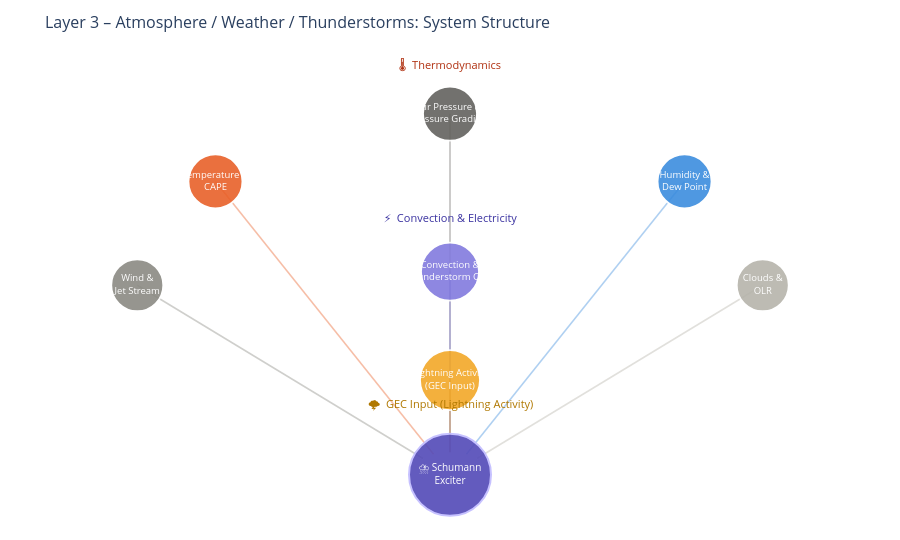

Source (notebook cell):
### Markdown cell above
---
## 1. System Structure: The Elements of Layer 3

### Code cell
elements = [
    {'name': 'Air Pressure &<br>Pressure Gradient', 'x': 0.50, 'y': 0.92, 'color': '#5F5E5A', 'sz': 54},
    {'name': 'Temperature &<br>CAPE',          'x': 0.20, 'y': 0.77, 'color': '#E85D24', 'sz': 54},
    {'name': 'Humidity &<br>Dew Point',         'x': 0.80, 'y': 0.77, 'color': '#378ADD', 'sz': 54},
    {'name': 'Wind &<br>Jet Stream',            'x': 0.10, 'y': 0.54, 'color': '#888780', 'sz': 52},
    {'name': 'Convection &<br>Thunderstorm Cells', 'x': 0.50, 'y': 0.57, 'color': '#7F77DD', 'sz': 58},
    {'name': 'Clouds &<br>OLR',               'x': 0.90, 'y': 0.54, 'color': '#B4B2A9', 'sz': 52},
    {'name': 'Lightning Activity<br>(GEC Input)', 'x': 0.50, 'y': 0.33, 'color': '#F2A623', 'sz': 60},
]
core = {'x': 0.50, 'y': 0.12}

fig = go.Figure()
for el in elements:
    dx = core['x'] - el['x']; dy = core['y'] - el['y']
    dist = math.sqrt(dx**2 + dy**2)
    t = 0.05 / dist
    fig.add_trace(go.Scatter(
        x=[el['x'], core['x'] - dx*t], y=[el['y'], core['y'] - dy*t],
        mode='lines', line=dict(color=el['color'], width=1.6), opacity=0.4,
        showlegend=False, hoverinfo='skip'
    ))

fig.add_trace(go.Scatter(
    x=[core['x']], y=[core['y']], mode='markers+text',
    marker=dict(size=82, color='#534AB7', opacity=0.90, line=dict(color='#C0BBFF', width=2)),
    text=['⛈️ Schumann<br>Exciter'], textposition='middle center',
    textfont=dict(size=10, color='white'), showlegend=False, hoverinfo='skip'
))
for el in elements:
    fig.add_trace(go.Scatter(
        x=[el['x']], y=[el['y']], mode='markers+text',
        marker=dict(size=el['sz'], color=el['color'], opacity=0.88,
                    line=dict(color='white', width=1.8)),
        text=[el['name']], textposition='middle center',
        textfont=dict(size=9.5, color='white'), showlegend=False,
        hovertemplate=el['name'].replace('<br>',' ') + '<extra></extra>'
    ))

for txt, px, py, col in [
    ('🌡️  Thermodynamics',             0.50, 1.00, '#B03010'),
    ('⚡  Convection & Electricity',   0.50, 0.65, '#3A32A0'),
    ('🌩️  GEC Input (Lightning Activity)', 0.50, 0.23, '#B07800'),
]:
    fig.add_annotation(x=px, y=py, text=txt, showarrow=False,
                       xref='paper', yref='paper', font=dict(size=11, color=col))

# Layer-Kontext
ctx_parts = []
if layer2: ctx_parts.append(f'L2: {layer2["level"].upper()}  Thunder-Trigger: {l2_thunder}')
if layer1: ctx_parts.append(f'L1: {layer1["level"].upper()}')
if layer0: ctx_parts.append(f'L0: {layer0["level"].upper()}  Driver: {layer0.get("dominant_driver","–")}')
if ctx_parts:
    fig.add_annotation(x=0.5, y=0.02, text='  |  '.join(ctx_parts), showarrow=False,
                       xref='paper', yref='paper', font=dict(size=10, color='#888780'))

fig.update_layout(
    title=dict(text='Layer 3 – Atmosphere / Weather / Thunderstorms: System Structure', font=dict(size=16)),
    xaxis=dict(showgrid=False, zeroline=False, visible=False, range=[-0.05, 1.05]),
    yaxis=dict(showgrid=False, zeroline=False, visible=False, range=[0.02, 1.05]),
    plot_bgcolor='rgba(0,0,0,0)', paper_bgcolor='rgba(0,0,0,0)',
    height=540, margin=dict(l=20, r=20, t=55, b=20)
)
fig.show()

### Figure 1 — Plotly figure (JSON) as saved in the notebook; plotly's stock layout.template omitted (floating-point values rounded to 4 significant figures)
{"data": [{"hoverinfo": "skip", "line": {"color": "#5F5E5A", "width": 1.6}, "mode": "lines", "opacity": 0.4, "showlegend": false, "type": "scatter", "x": [0.5, 0.5], "y": [0.92, 0.17]}, {"hoverinfo": "skip", "line": {"color": "#E85D24", "width": 1.6}, "mode": "lines", "opacity": 0.4, "showlegend": false, "type": "scatter", "x": [0.2, 0.479], "y": [0.77, 0.1654]}, {"hoverinfo": "skip", "line": {"color": "#378ADD", "width": 1.6}, "mode": "lines", "opacity": 0.4, "showlegend": false, "type": "scatter", "x": [0.8, 0.521], "y": [0.77, 0.1654]}, {"hoverinfo": "skip", "line": {"color": "#888780", "width": 1.6}, "mode": "lines", "opacity": 0.4, "showlegend": false, "type": "scatter", "x": [0.1, 0.4655], "y": [0.54, 0.1562]}, {"hoverinfo": "skip", "line": {"color": "#7F77DD", "width": 1.6}, "mode": "lines", "opacity": 0.4, "showlegend": false, "type": "scatter", "x": [0.5, 0.5], "y": [0.57, 0.17]}, {"hoverinfo": "skip", "line": {"color": "#B4B2A9", "width": 1.6}, "mode": "lines", "opacity": 0.4, "showlegend": false, "type": "scatter", "x": [0.9, 0.5345], "y": [0.54, 0.1562]}, {"hoverinfo": "skip", "line": {"color": "#F2A623", "width": 1.6}, "mode": "lines", "opacity": 0.4, "showlegend": false, "type": "scatter", "x": [0.5, 0.5], "y": [0.33, 0.17]}, {"hoverinfo": "skip", "marker": {"color": "#534AB7", "line": {"color": "#C0BBFF", "width": 2}, "opacity": 0.9, "size": 82}, "mode": "markers+text", "showlegend": false, "text": ["⛈️ Schumann<br>Exciter"], "textfont": {"color": "white", "size": 10}, "textposition": "middle center", "type": "scatter", "x": [0.5], "y": [0.12]}, {"hovertemplate": "Air Pressure & Pressure Gradient<extra></extra>", "marker": {"color": "#5F5E5A", "line": {"color": "white", "width": 1.8}, "opacity": 0.88, "size": 54}, "mode": "markers+text", "showlegend": false, "text": ["Air Pressure &<br>Pressure Gradient"], "textfont": {"color": "white", "size": 9.5}, "textposition": "middle center", "type": "scatter", "x": [0.5], "y": [0.92]}, {"hovertemplate": "Temperature & CAPE<extra></extra>", "marker": {"color": "#E85D24", "line": {"color": "white", "width": 1.8}, "opacity": 0.88, "size": 54}, "mode": "markers+text", "showlegend": false, "text": ["Temperature &<br>CAPE"], "textfont": {"color": "white", "size": 9.5}, "textposition": "middle center", "type": "scatter", "x": [0.2], "y": [0.77]}, {"hovertemplate": "Humidity & Dew Point<extra></extra>", "marker": {"color": "#378ADD", "line": {"color": "white", "width": 1.8}, "opacity": 0.88, "size": 54}, "mode": "markers+text", "showlegend": false, "text": ["Humidity &<br>Dew Point"], "textfont": {"color": "white", "size": 9.5}, "textposition": "middle center", "type": "scatter", "x": [0.8], "y": [0.77]}, {"hovertemplate": "Wind & Jet Stream<extra></extra>", "marker": {"color": "#888780", "line": {"color": "white", "width": 1.8}, "opacity": 0.88, "size": 52}, "mode": "markers+text", "showlegend": false, "text": ["Wind &<br>Jet Stream"], "textfont": {"color": "white", "size": 9.5}, "textposition": "middle center", "type": "scatter", "x": [0.1], "y": [0.54]}, {"hovertemplate": "Convection & Thunderstorm Cells<extra></extra>", "marker": {"color": "#7F77DD", "line": {"color": "white", "width": 1.8}, "opacity": 0.88, "size": 58}, "mode": "markers+text", "showlegend": false, "text": ["Convection &<br>Thunderstorm Cells"], "textfont": {"color": "white", "size": 9.5}, "textposition": "middle center", "type": "scatter", "x": [0.5], "y": [0.57]}, {"hovertemplate": "Clouds & OLR<extra></extra>", "marker": {"color": "#B4B2A9", "line": {"color": "white", "width": 1.8}, "opacity": 0.88, "size": 52}, "mode": "markers+text", "showlegend": false, "text": ["Clouds &<br>OLR"], "textfont": {"color": "white", "size": 9.5}, "textposition": "middle center", "type": "scatter", "x": [0.9], "y": [0.54]}, {"hovertemplate": "Lightning Activity (GEC Input)<extra></extra>", "marker": {"color": "#F2A623", "line": {"color": "white", "width": 1.8}, "opacity": 0.88, "size": 60}, "mode": "markers+text", "showlegend": false, "text": ["Lightning Activity<br>(GEC Input)"], "textfont": {"color": "white", "size": 9.5}, "textposition": "middle center", "type": "scatter", "x": [0.5], "y": [0.33]}], "layout": {"annotations": [{"font": {"color": "#B03010", "size": 11}, "showarrow": false, "text": "🌡️  Thermodynamics", "x": 0.5, "xref": "paper", "y": 1.0, "yref": "paper"}, {"font": {"color": "#3A32A0", "size": 11}, "showarrow": false, "text": "⚡  Convection & Electricity", "x": 0.5, "xref": "paper", "y": 0.65, "yref": "paper"}, {"font": {"color": "#B07800", "size": 11}, "showarrow": false, "text": "🌩️  GEC Input (Lightning Activity)", "x": 0.5, "xref": "paper", "y": 0.23, "yref": "paper"}], "height": 540, "margin": {"b": 20, "l": 20, "r": 20, "t": 55}, "paper_bgcolor": "rgba(0,0,0,0)", "plot_bgcolor": "rgba(0,0,0,0)", "title": {"font": {"size": 16}, "text": "Layer 3 – Atmosphere / Weather / Thunderstorms: System Structure"}, "xaxis": {"range": [-0.05, 1.05], "showgrid": false, "visible": false, "zeroline": false}, "yaxis": {"range": [0.02, 1.05], "showgrid": false, "visible": false, "zeroline": false}}}
